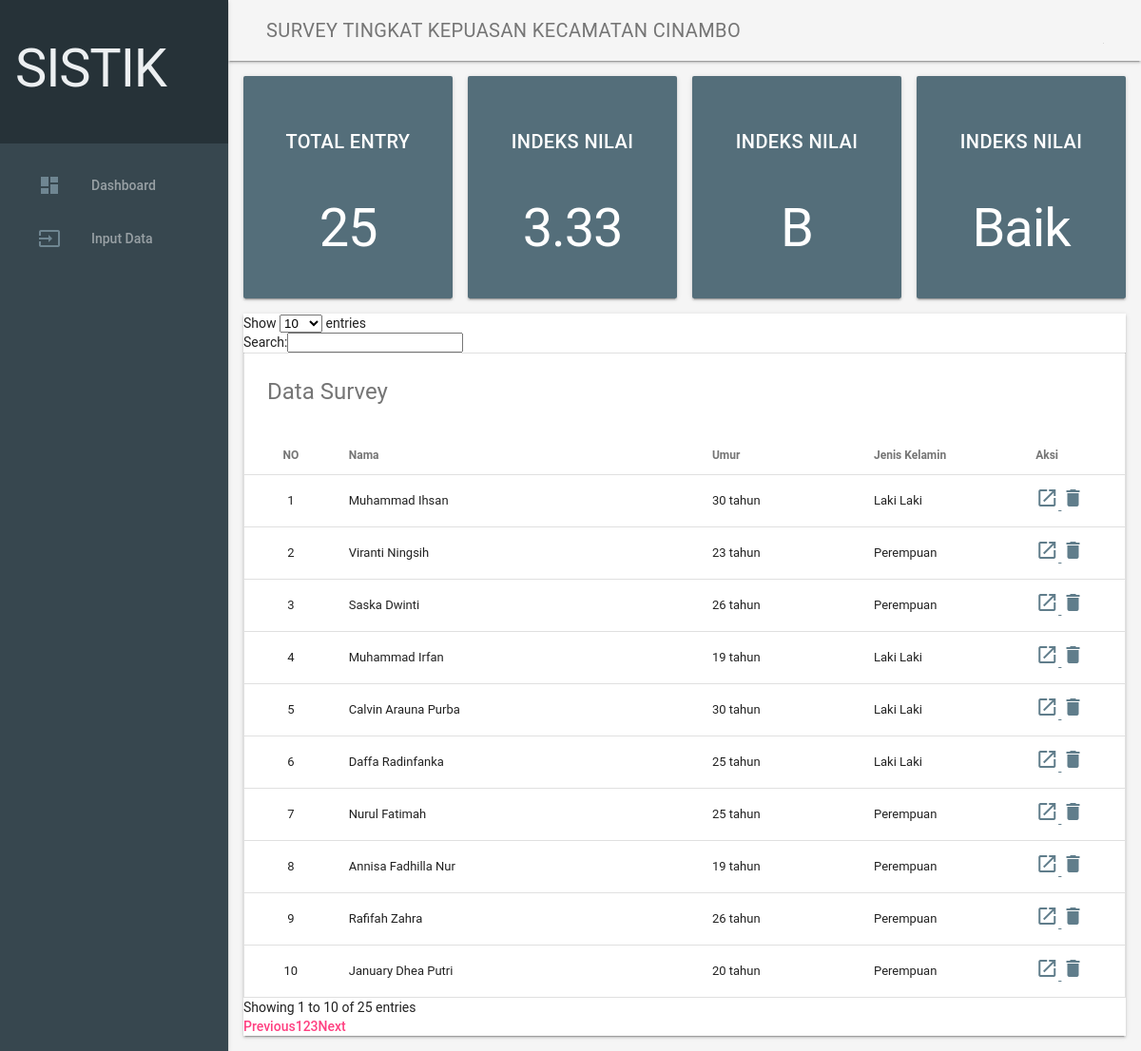
The page /index.php/crud/lihat_data on the database its author committed.
### tables this page shows
CREATE TABLE `survey` (
  `id` int(11) NOT NULL,
  `nama` varchar(50) NOT NULL,
  `umur` varchar(3) NOT NULL,
  `jk` varchar(10) NOT NULL,
  `pt` varchar(20) NOT NULL,
  `pu` varchar(20) NOT NULL,
  `mudah` varchar(15) NOT NULL,
  `sesuai` varchar(15) NOT NULL,
  `pasti` varchar(15) NOT NULL,
  `disiplin` varchar(15) NOT NULL,
  `petugas` varchar(15) NOT NULL,
  `mampu` varchar(15) NOT NULL,
  `cepat` varchar(15) NOT NULL,
  `adil` varchar(15) NOT NULL,
  `sopan` varchar(15) NOT NULL,
  `wajar` varchar(15) NOT NULL,
  `sesuai2` varchar(15) NOT NULL,
  `tepat` varchar(15) NOT NULL,
  `nyaman` varchar(15) NOT NULL,
  `aman` varchar(15) NOT NULL
);

### application/controllers/crud.php (called while the page is built, shortened)
<?php
class crud extends CI_Controller {
	public function lihat_data()
	{
		$this->load->model('Model');
		$data	= $this->Model->select();
		$data2	= $this->db->count_all('survey');
		$nilai	= $this->Model->jumlahdata();
		$this->load->view('templates/header');
		$this->load->view('dashboard',array('data' => $data, 'data2' => $data2, 'nilai' => $nilai));
		$this->load->view('templates/footer');
	}
}

### index.php (called while the page is built, shortened)
<?php
require_once BASEPATH.'core/CodeIgniter.php';

### application/models/Model.php (called while the page is built, shortened)
<?php
    class Model extends CI_Model {
        public function select()
        {
            $query = $this->db->get('survey');
            return $query->result_array();
        }
        public function jumlahdata(){
            $query = $this->db->query("SELECT SUM(mudah)+SUM(sesuai)+SUM(pasti)+SUM(disiplin)+SUM(petugas)+SUM(mampu)+SUM(cepat)+SUM(adil)+SUM(sopan)+SUM(wajar)+SUM(sesuai2)+SUM(tepat)+SUM(nyaman)+SUM(aman) AS jumlahdata FROM survey");
            return $query->result_array();
        }
    }

### application/views/dashboard.php (the view, shortened to what this page needs)
<link rel="stylesheet" href="https://cdn.datatables.net/1.10.16/css/dataTables.material.min.css">
<main class="mdl-layout__content mdl-color--grey-100">
	<div class="mdl-grid demo-content">
		<div class="mdl-card mdl-shadow--2dp mdl-color--blue-grey-600 mdl-color-text--white mdl-cell mdl-cell--3-col">
			<div class="mdl-grid demo-content">
				<div style="text-align:center;">
					<table>
						<tr>
							<td>
								<br>
							</td>
						</tr>
						<tr>
							<td>
								<h5>TOTAL ENTRY</h5>
							</td>
						</tr>
						<tr>
							<td>
								<h1>
									<?php
										if($data2 != 0){
											echo $data2;
										}
									?>
								</h1>
							</td>
						</tr>
					</table>
				</div>
			</div>
		</div>
		<div class="mdl-card mdl-shadow--2dp mdl-color--blue-grey-600 mdl-color-text--white mdl-cell mdl-cell--3-col">
			<div class="mdl-grid demo-content">
				<div style="text-align:center;">
					<table>
						<tr>
							<td><br></td>
						</tr>
						<tr>
							<td><h5>INDEKS NILAI</h5></td>
						</tr>
						<tr>
							<td><h1><?php
										if($data2 != 0){
											foreach($nilai as $nilais){
												$nil=round($nilais['jumlahdata']/(14*$data2),2);
												echo $nil;
											}
										}
                                    ?>
                                </h1></td>
						</tr>
					</table>
				</div>
			</div>
		</div>
        <div class="mdl-card mdl-shadow--2dp mdl-color--blue-grey-600 mdl-color-text--white mdl-cell mdl-cell--3-col">
			<div class="mdl-grid demo-content">
				<div style="text-align:center;">
					<table>
						<tr>
							<td><br></td>
						</tr>
						<tr>
							<td><h5>INDEKS NILAI</h5></td>
						</tr>
						<tr>
							<td><h1><?php
								if($data2 != 0){
									if($nil > 1.00 && $nil <= 2.5996){
										$mutu = "D";
										$kinerja = "Tidak Baik";
									}
									else if($nil > 2.6 && $nil <= 3.064){
										$mutu = "C";
										$kinerja = "Kurang Baik";
									}
									else if($nil > 3.0644 && $nil <= 3.532){
										$mutu = "B";
										$kinerja = "Baik";
									}
									else if($nil > 3.5324 && $nil <= 4.00){
										$mutu = "A";
										$kinerja = "Sangat Baik";
									}
									echo $mutu;
								}
                            ?></h1></td>
						</tr>
					</table>
				</div>
			</div>
		</div>
        <div class="mdl-card mdl-shadow--2dp mdl-color--blue-grey-600 mdl-color-text--white mdl-cell mdl-cell--3-col">
			<div class="mdl-grid demo-content">
				<div style="text-align:center;">
					<table>
						<tr>
							<td><br></td>
						</tr>
						<tr>
							<td><h5>INDEKS NILAI</h5></td>
						</tr>
						<tr>
							<td><h1><?php
								if($data2 != 0){
									echo $kinerja;
								}
                            ?></h1></td>
						</tr>
					</table>
				</div>
			</div>
		</div>
		<div class="mdl-shadow--2dp mdl-color--white mdl-cell mdl-cell--12-col">
			<table id="lihat" class="mdl-data-table mdl-js-data-table" width="100%">
				<thead>
					<tr>
						<th colspan="5" class="mdl-data-table__cell--non-numeric">
							<h4> Data Survey</h4>
						</th>
					</tr>
					<tr>
						<th width="10%" style="text-align:center;">NO</th>
						<th width="30%" class="mdl-data-table__cell--non-numeric">Nama</th>
						<th width="15%" class="mdl-data-table__cell--non-numeric">Umur</th>
						<th width="15%" class="mdl-data-table__cell--non-numeric">Jenis Kelamin</th>
						<th width="10%" class="mdl-data-table__cell--non-numeric">Aksi</th>
					</tr>
				</thead>
				<tbody>
					<?php $i=1; foreach($data as $data) { ?>
					<tr>
						<td style="text-align:center;">
							<?php echo $i++?>
						</td>
						<td class="mdl-data-table__cell--non-numeric">
							<?php echo $data['nama']?>
						</td>
						<td class="mdl-data-table__cell--non-numeric">
							<?php echo $data['umur']?> tahun
						</td>
						<td class="mdl-data-table__cell--non-numeric">
							<?php echo $data['jk']?>
						</td>
						<td class="mdl-data-table__cell--non-numeric">
							<a class="mdl-color-text--blue-grey-500" href="<?php echo base_url().'index.php/crud/detail_data/'.$data['id']?>">
								<i class="material-icons">launch</i>
							</a>
							<a class="mdl-color-text--blue-grey-500" href="<?php echo base_url().'index.php/crud/delete_data/'.$data['id']?>">
								<i class="material-icons">delete</i>
							</a>
						</td>
					</tr>
					<?php }?>
				</tbody>
			</table>
		</div>
	</div>
</main>

### application/views/templates/header.php (shortened to what this page needs)
<!doctype html>
<html lang="en">
<head>
	<link href="<?php echo base_url();?>assets/css/icon.css" rel="stylesheet">
	<link rel="stylesheet" href="<?php echo base_url()?>assets/css/material.min.css">
	<link rel="stylesheet" href="<?php echo base_url()?>assets/css/styles.css">
</head>
<body>
	<div class="demo-layout mdl-layout mdl-js-layout mdl-layout--fixed-drawer mdl-layout--fixed-header">
		<header class="demo-header mdl-layout__header mdl-color--grey-100 mdl-color-text--grey-600">
			<div class="mdl-layout__header-row">
				<span class="mdl-layout-title">SURVEY TINGKAT KEPUASAN KECAMATAN CINAMBO</span>
				<div class="mdl-textfield mdl-js-textfield mdl-textfield--expandable">
				</div>
			</div>
		</header>
		<div class="demo-drawer mdl-layout__drawer mdl-color--blue-grey-900 mdl-color-text--blue-grey-50">
      <header class="demo-drawer-header">
        <div class="demo-avatar-dropdown">
            <h1>SISTIK </h1>
          </div>
			</header>
			<nav class="demo-navigation mdl-navigation mdl-color--blue-grey-800">
				<a class="mdl-navigation__link" href="<?php echo base_url();?>index.php/crud/lihat_data">
					<i class="mdl-color-text--blue-grey-400 material-icons" role="presentation">dashboard</i>Dashboard</a>
				<a class="mdl-navigation__link" href="<?php echo base_url();?>">
					<i class="mdl-color-text--blue-grey-400 material-icons" role="presentation">input</i>Input Data</a>
				<div class="mdl-layout-spacer"></div>
			</nav>
		</div>

### application/views/templates/footer.php (shortened to what this page needs)
</div>
</body>
</html>

### assets/css/styles.css (style rules this page uses)
html, body { font-family: 'Roboto', 'Helvetica', sans-serif; }
.demo-drawer { border: none; }
.demo-drawer .demo-navigation { z-index: -2; }
.demo-drawer-header { box-sizing: border-box; display: -webkit-flex; display: -ms-flexbox; display: flex; -webkit-flex-direction: column; -ms-flex-direction: column; flex-direction: column; -webkit-justify-content: flex-end; -ms-flex-pack: end; justify-content: flex-end; padding: 16px; height: 151px; }
.demo-avatar-dropdown { display: -webkit-flex; display: -ms-flexbox; display: flex; position: relative; -webkit-flex-direction: row; -ms-flex-direction: row; flex-direction: row; -webkit-align-items: center; -ms-flex-align: center; align-items: center; width: 100%; }
.demo-navigation { -webkit-flex-grow: 1; -ms-flex-positive: 1; flex-grow: 1; }
.demo-layout .demo-navigation .mdl-navigation__link { display: -webkit-flex !important; display: -ms-flexbox !important; display: flex !important; -webkit-flex-direction: row; -ms-flex-direction: row; flex-direction: row; -webkit-align-items: center; -ms-flex-align: center; align-items: center; color: rgba(255, 255, 255, 0.56); font-weight: 500; }
.demo-navigation .mdl-navigation__link .material-icons { font-size: 24px; color: rgba(255, 255, 255, 0.56); margin-right: 32px; }
.demo-content { max-width: 1080px; }

### rows shown on the page
survey: nama "Muhammad Ihsan", umur "30", jk "Laki Laki"
survey: nama "Viranti Ningsih", umur "23", jk "Perempuan"
survey: nama "Saska Dwinti", umur "26", jk "Perempuan"
survey: nama "Muhammad Irfan", umur "19", jk "Laki Laki"
survey: nama "Calvin Arauna Purba", umur "30", jk "Laki Laki"
survey: nama "Daffa Radinfanka", umur "25", jk "Laki Laki"
survey: nama "Nurul Fatimah", umur "25", jk "Perempuan"
survey: nama "Annisa Fadhilla Nur", umur "19", jk "Perempuan"
survey: nama "Rafifah Zahra", umur "26", jk "Perempuan"
survey: nama "January Dhea Putri", umur "20", jk "Perempuan"

### other values the page prints
$data2 "25"
$nil "3.33"
$mutu "B"
$kinerja "Baik"
